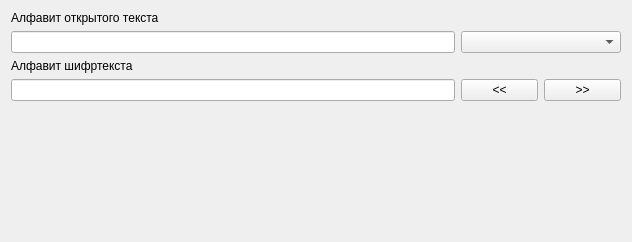
<?xml version="1.0" encoding="UTF-8"?>
<ui version="4.0">
 <class>Form</class>
 <widget class="QWidget" name="Form">
  <property name="geometry">
   <rect>
    <x>0</x>
    <y>0</y>
    <width>632</width>
    <height>242</height>
   </rect>
  </property>
  <property name="windowTitle">
   <string>Form</string>
  </property>
  <layout class="QVBoxLayout" name="verticalLayout">
   <item>
    <widget class="QLabel" name="label">
     <property name="text">
      <string>Алфавит открытого текста</string>
     </property>
    </widget>
   </item>
   <item>
    <layout class="QHBoxLayout" name="horizontalLayout_4" stretch="0,1">
     <item>
      <widget class="QLineEdit" name="alph0"/>
     </item>
     <item>
      <widget class="QComboBox" name="alphabet_sel">
       <property name="maximumSize">
        <size>
         <width>160</width>
         <height>16777215</height>
        </size>
       </property>
      </widget>
     </item>
    </layout>
   </item>
   <item>
    <widget class="QLabel" name="label_2">
     <property name="text">
      <string>Алфавит шифртекста</string>
     </property>
    </widget>
   </item>
   <item>
    <layout class="QHBoxLayout" name="horizontalLayout" stretch="4,1,1">
     <item>
      <widget class="QLineEdit" name="alph1"/>
     </item>
     <item>
      <widget class="QPushButton" name="move_left_button">
       <property name="maximumSize">
        <size>
         <width>77</width>
         <height>16777215</height>
        </size>
       </property>
       <property name="text">
        <string>&lt;&lt;</string>
       </property>
      </widget>
     </item>
     <item>
      <widget class="QPushButton" name="move_right_button">
       <property name="maximumSize">
        <size>
         <width>77</width>
         <height>16777215</height>
        </size>
       </property>
       <property name="text">
        <string>&gt;&gt;</string>
       </property>
      </widget>
     </item>
    </layout>
   </item>
   <item>
    <spacer name="verticalSpacer">
     <property name="orientation">
      <enum>Qt::Vertical</enum>
     </property>
     <property name="sizeHint" stdset="0">
      <size>
       <width>20</width>
       <height>40</height>
      </size>
     </property>
    </spacer>
   </item>
  </layout>
 </widget>
 <resources/>
 <connections/>
</ui>
